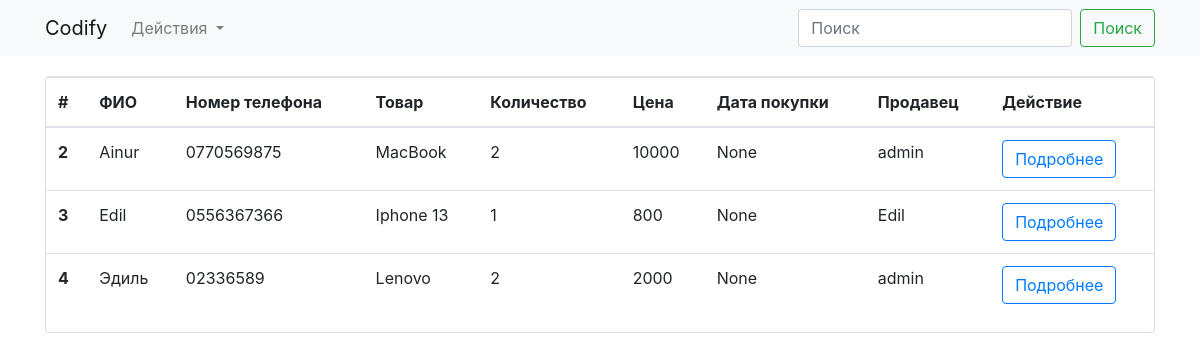
Before: / with the older database file.
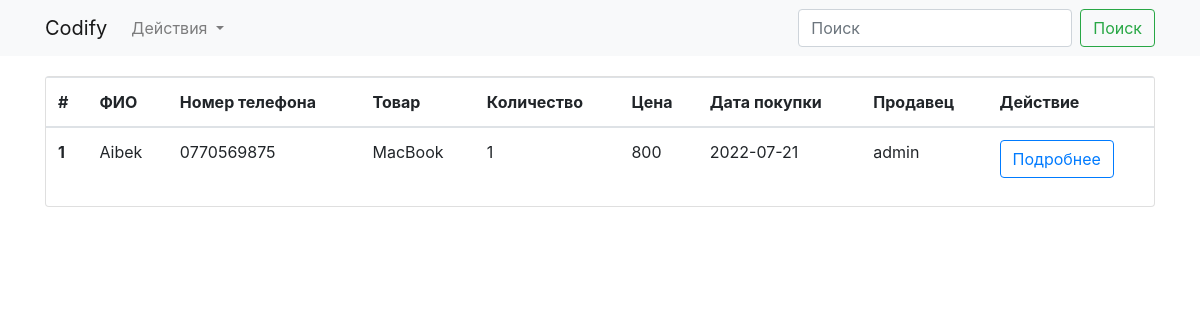
After: the same page with the newer database file.
### app/models.py (models this page shows, shortened)
class Customers(db.Model):
    id = db.Column(db.Integer, primary_key=True)
    name = db.Column(db.String(64))
    phone_number = db.Column(db.String(32))
    item = db.Column(db.String(64))
    quantity = db.Column(db.Integer())
    price = db.Column(db.Integer())
    date_in = db.Column(db.Date())
    user = db.relationship('User', backref=db.backref('customers'))
    user_id = db.Column(db.Integer, db.ForeignKey('user.id'))

class User(UserMixin, db.Model):
    id = db.Column(db.Integer, primary_key=True)
    username = db.Column(db.String(32))
    password_hash = db.Column(db.String(44))
    @property
    def password(self):
        return self.password_hash

### app/views.py (the view)
def index():
    customers = Customers.query.all()
    return render_template('index.html', customers=customers)

### app/templates/index.html
{% extends "base.html" %}
{% block content %}
<div class="container">
  <div class="card">
    <table class="table">
      <thead>
        <tr>
          <th scope="col">#</th>
          <th scope="col">ФИО</th>
          <th scope="col">Номер телефона</th>
          <th scope="col">Товар</th>
          <th scope="col">Количество</th>
          <th scope="col">Цена</th>
          <th scope="col">Дата покупки</th>
          <th scope="col">Продавец</th>
          <th scope="col">Действие</th>
        </tr>
      </thead>
      <tbody>
      {% for customer in customers %}
        <tr>
          <th scope="row">{{ customer.id }}</th>
          <td>{{ customer.name }}</td>
          <td>{{ customer.phone_number }}</td>
          <td>{{ customer.item }}</td>
          <td>{{ customer.quantity }}</td>
          <td>{{ customer.price }}</td>
          <td>{{ customer.date_in }}</td>
          <td>{{ customer.user.username }}</td>
          <td><a class="btn btn-outline-primary" href="{{ url_for('customer_detail', customer_id=customer.id) }}">Подробнее</a></td>
        </tr>
      {% endfor %}
      </tbody>
    </table>
  </div>
</div>
{% endblock content %}

### app/templates/base.html (shortened to what this page needs)
<!doctype html>
<html lang="en">
  <head>
    <link rel="stylesheet" href="https://cdn.jsdelivr.net/npm/bootstrap@4.6.1/dist/css/bootstrap.min.css">
    <link href="{{ url_for('static', filename='css/style.css') }}" rel="stylesheet">
  </head>
  <body>
  <nav class="navbar navbar-expand-lg navbar-light bg-light">
    <div class="container">
    <a class="navbar-brand" href="{{ url_for('index') }}">Codify</a>
    <div class="collapse navbar-collapse" id="navbarSupportedContent">
      <ul class="navbar-nav mr-auto">
        <li class="nav-item dropdown">
          <a class="nav-link dropdown-toggle" href="#" id="navbarDropdown" role="button" data-toggle="dropdown" aria-expanded="false">
            Действия
          </a>
        </li>
      </ul>
      <form class="form-inline my-2 my-lg-0">
        <input class="form-control mr-sm-2" type="search" placeholder="Поиск" aria-label="Поиск">
        <button class="btn btn-outline-success my-2 my-sm-0" type="submit">Поиск</button>
      </form>
    </div>
    </div>
  </nav>
  <div class="content">
    {% block content %}
    {% endblock %}
  </div>
  </body>
</html>

### app/static/css/style.css (style rules this page uses)
.content { padding-top: 20px; padding-bottom: 20px; }

Changed rows visible on the page:
removed Customers: id "2", name "Ainur", phone_number "0770569875", item "MacBook", quantity "2", price "10000", date_in "None", user.username "admin"
removed Customers: id "3", name "Edil", phone_number "0556367366", item "Iphone 13", quantity "1", price "800", date_in "None", user.username "Edil"
removed Customers: id "4", name "Эдиль", phone_number "02336589", item "Lenovo", quantity "2", price "2000", date_in "None", user.username "admin"
added Customers: id "1", name "Aibek", phone_number "0770569875", item "MacBook", quantity "1", price "800", date_in "2022-07-21", user.username "admin"
